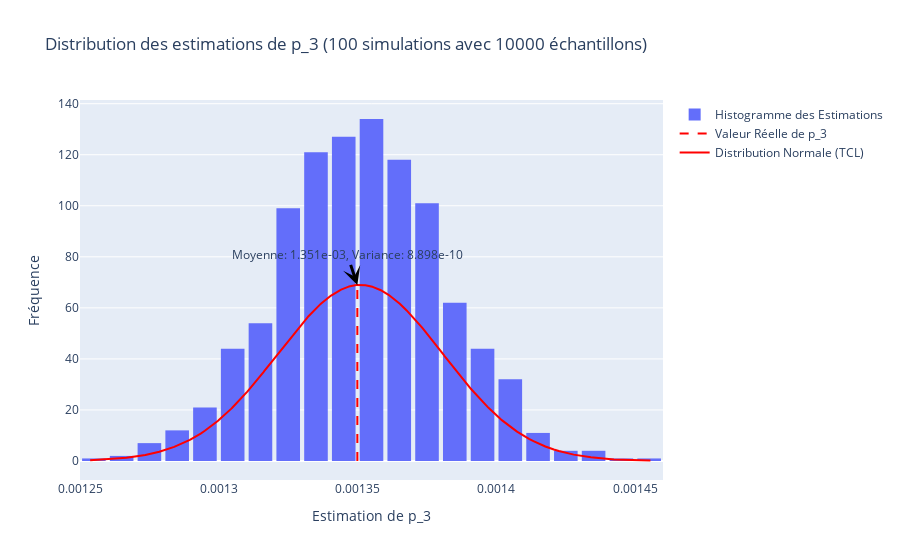

This figure's notebook cell:
### Markdown cell above
$\mathbb{P}(X > 3)$ pour $X \sim \mathcal{N}(0,1)$ se réécrit: $ \int_{3}^{+\infty} \frac{1}{\sqrt{2\pi}} e^{-\frac{x^2}{2}} dx $     

ou encore   $ \int_{-\infty}^{+\infty} h(x)p(x) dx $ avec $  p(x)=\frac{1}{\sqrt{2\pi}} e^{-\frac{(x-4)^2}{2}}$ et $h(x)=\chi_{\{X > 3\}}(x) e^{(-4x+8)} .$

>L'estimateur classique de Monte - Carlo est alors:

$\hat{I}_{MC} = \frac{1}{N_s} \sum_{i=1}^{N_s} h(x^{(i)})= \frac{1}{N_s} \sum_{i=1}^{N_s} \chi_{\{X > 3\}}(x^{(i)}) e^{(-4x^{(i)}+8)}$

### Code cell
N=10000
n=1000
def estimate_p_3_bis(num_samples):
    x=np.random.normal(4,1,num_samples)
    y=[np.exp(-4*i+8) if i>3 else 0 for i in x]
    return np.mean(y)

estimates=[estimate_p_3_bis(N) for _ in range(n)]
mean_estimate=np.mean(estimates)
variance_estimate=np.var(estimates)
reel_value=1-norm.cdf(3)
normal_distribution=norm.pdf(sorted(estimates),mean_estimate,np.sqrt(variance_estimate))
normal_distribution=normal_distribution/max(normal_distribution)*max(np.histogram(estimates,bins=40)[0])
fig=go.Figure()
fig.add_trace(go.Histogram(x=estimates,nbinsx=40,opacity=1,name='Histogramme des Estimations'))
fig.add_trace(go.Scatter(x=[reel_value,reel_value],y=[0,max(normal_distribution)],mode='lines',line=dict(color='red',dash='dash'),name='Valeur Réelle de p_3'))
fig.add_trace(go.Scatter(x=sorted(estimates),y=normal_distribution,mode='lines',line=dict(color='red'),name='Distribution Normale (TCL)'))
fig.add_annotation(
    x=reel_value,
    y=max(normal_distribution),
    text=f"Moyenne: {mean_estimate:.3e}, Variance: {variance_estimate:.3e}",
    showarrow=True,
    arrowwidth=3,
    arrowhead=3,
    arrowcolor="black",
    font_size=12
)
fig.update_layout(
    title='Distribution des estimations de p_3 (100 simulations avec 10000 échantillons)',
    xaxis_title='Estimation de p_3',
    yaxis_title='Fréquence',
    bargap=0.15
)
fig.show()
print('Estimation de p_3 : {:.3e}'.format(mean_estimate))
print('Variance de l\'estimation de p_3 : {:.3e}'.format(variance_estimate))
var2=variance_estimate

### Figure 1 — Plotly figure (JSON) as saved in the notebook; plotly's stock layout.template omitted (floating-point values rounded to 4 significant figures; data arrays with more than 128 entries replaced by an {"elided": "..."} marker saying what was removed)
{"data": [{"name": "Histogramme des Estimations", "nbinsx": 40, "opacity": 1, "type": "histogram", "x": {"elided": "1000 float values"}}, {"line": {"color": "red", "dash": "dash"}, "mode": "lines", "name": "Valeur Réelle de p_3", "type": "scatter", "x": [0.00135, 0.00135], "y": [0, 69]}, {"line": {"color": "red"}, "mode": "lines", "name": "Distribution Normale (TCL)", "type": "scatter", "x": {"elided": "1000 float values"}, "y": {"elided": "1000 float values"}}], "layout": {"annotations": [{"arrowcolor": "black", "arrowhead": 3, "arrowwidth": 3, "font": {"size": 12}, "showarrow": true, "text": "Moyenne: 1.351e-03, Variance: 8.898e-10", "x": 0.00135, "y": 69}], "bargap": 0.15, "title": {"text": "Distribution des estimations de p_3 (100 simulations avec 10000 échantillons)"}, "xaxis": {"title": {"text": "Estimation de p_3"}}, "yaxis": {"title": {"text": "Fréquence"}}}}
